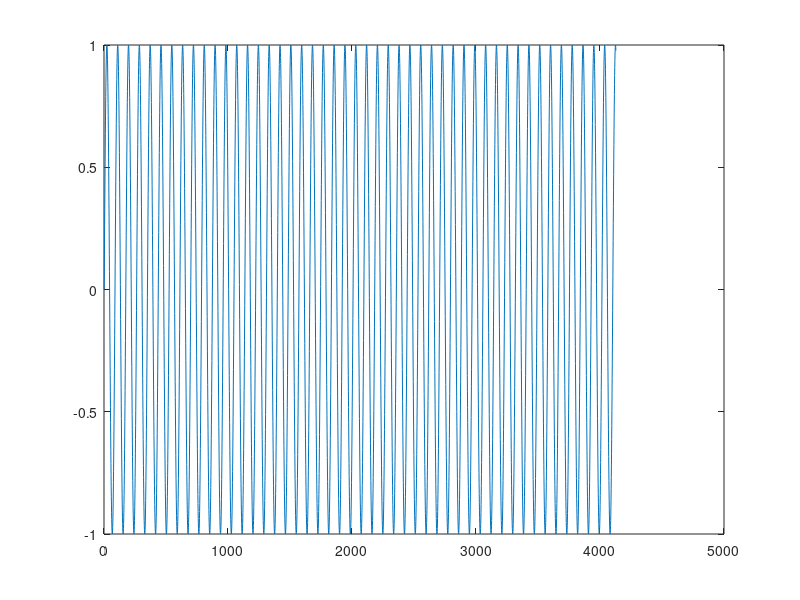

The MATLAB script that drew this image:
close all;
clear all;

j0=0;
j1=0;
j2=0;
ap_state_stage0_zm1=0; % 1st number os decimation stage
ap_state_stage0_zm0=0;

ap_state_stage1_zm1=0; % 1st number os decimation stage
ap_state_stage1_zm0=0;

ap_state_stage2_zm2=0;
ap_state_stage2_zm1=0; % 1st number os decimation stage
ap_state_stage2_zm0=0;

ap_state_stage2_del_zm1=0; % 1st number os decimation stage
ap_state_stage2_del_zm0=0;

deci_stage0_out0 = 0;
deci_stage0_out1 = 0;
deci_stage0_out2 = 0;
deci_stage0_out3 = 0;

deci_stage1_out0 = 0;
deci_stage1_out1 = 0;

deci_stage2_out0 = 0;

%dmaDestBuff_32bit = zeros(8256,1);
fs=384e3;
tt = 0:1/fs:8255/fs;


dmaDestBuff_32bit = sin(2*pi*2.2e3*tt);

deci_stage0_out_left = zeros(8256/2,1);
deci_stage1_out_left = zeros(8256/4,1);
deci_stage2_out_left = zeros(8256/8,1);

num0 = [0.1117    0.9436    1.0000];
denom0 = [ 1.0000    0.9436    0.1117];

num1 = [0.4521    1.0000];
denom1 = [1.0000    0.4521];


k = 8256/2;
j0 = 0+1; % allpass starts with odd inputs and skips by 2
j1 = 0+1; % output pointer into array
while(k > 0)  % each loop produces 2 outputs at 2X rate, so use DMALEN/8

	in0 = dmaDestBuff_32bit(j0);
    j0 = j0 + 1;
    
    in1 = 	dmaDestBuff_32bit(j0);
    j0=j0+1;


    % at this point I've processed 8 inputs from the dma array and produced 2 outputs

    % now for the final stage. Top branch is a 2nd-order alppass num0/denom0, bottom
    % delayed branch is a 1st-order allpass, num1/denom1

    ap_state_stage2_zm2 = ap_state_stage2_zm1;
    ap_state_stage2_zm1 = ap_state_stage2_zm0;
    ap_state_stage2_zm0 = (in1 /2) - denom0(2)*ap_state_stage2_zm1 - denom0(3)*ap_state_stage2_zm2;
    % note num(1) = denom(3), num(2) = denom(2)
    %allpass_upper = ap_state_stage2_zm0*num0(1) + ap_state_stage2_zm1*num0(2) + ap_state_stage2_zm2*1;
    allpass_upper = ap_state_stage2_zm0*denom0(3) + ap_state_stage2_zm1*denom0(2) + ap_state_stage2_zm2*1;

    ap_state_stage2_del_zm1 = ap_state_stage2_del_zm0;
    ap_state_stage2_del_zm0 = (in0 /2) - denom1(2)*ap_state_stage2_del_zm1;
    % note num1(1) = denom1(2)
    allpass_lower = ap_state_stage2_del_zm0*denom1(2) + ap_state_stage2_del_zm1*1;
    deci_stage2_out_left(j1) = allpass_lower+allpass_upper;
    j1 = j1+1;

	k=k-1;

end

x = floor((2^31)*denom0(3));
fprintf('2nd-order upper-path coeff of z^-2 feedback (subtracted)  and z^0 feed-forward (added) = %f %s\n',denom0(3),dec2hex(x,8));
x = floor((2^31)*denom0(2));
fprintf('2nd-order upper-path coeff of z^-1 feedback (subtracted)  and z^-1 feed-forward (added) = %f %s\n',denom0(2),dec2hex(x,8));

x = floor((2^31)*denom1(2));
fprintf('1st-order upper-path coeff of z^-1 feedback (subtracted)  and z^-1 feed-forward (added) = %f %s\n',denom1(2),dec2hex(x,8));



figure;
plot(deci_stage2_out_left);
